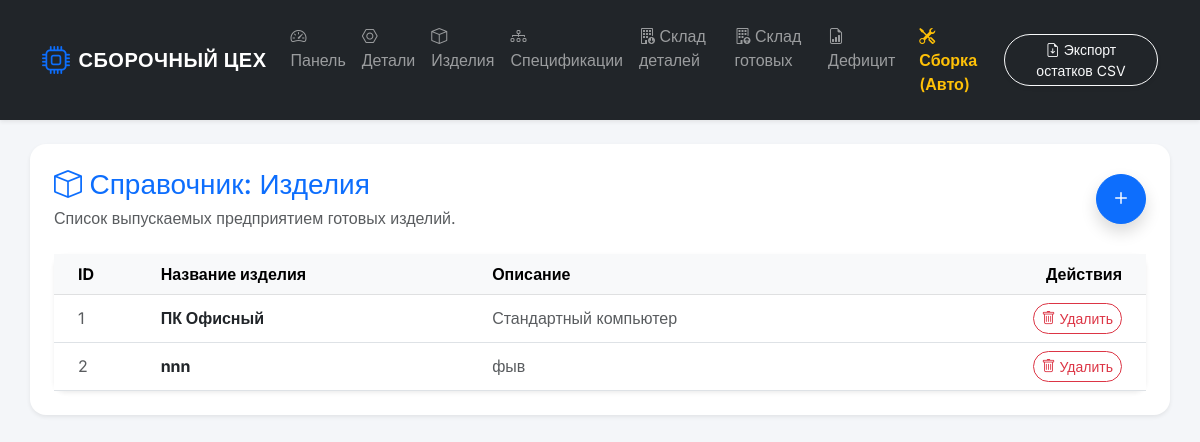
/products, run on an earlier commit of the app's database.
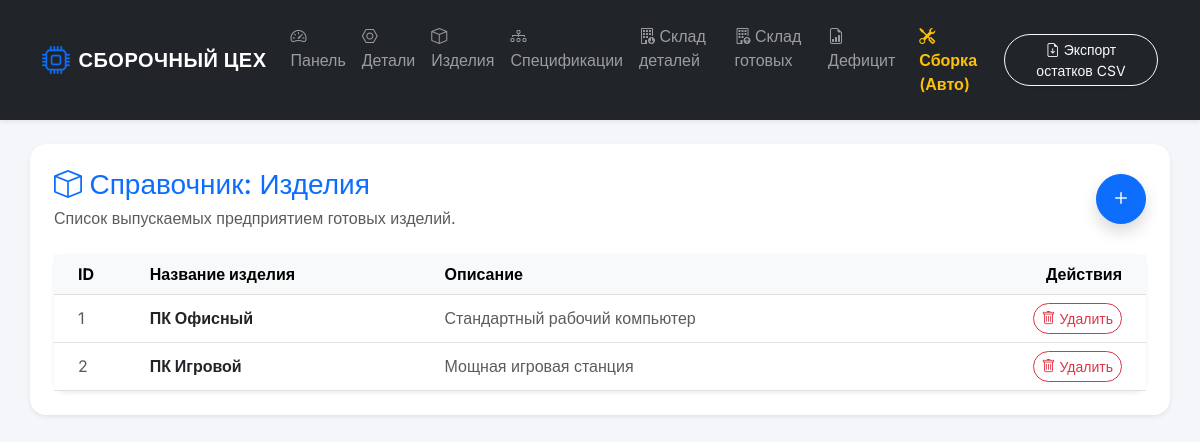
And on a later commit of the database.
### tables this page shows
CREATE TABLE product_type (
        id_product_type INTEGER PRIMARY KEY AUTOINCREMENT,
        name TEXT NOT NULL,
        description TEXT
    );

### app.py (the view)
@app.route('/products', methods=['GET', 'POST'])
def products():
    conn = get_db_connection()
    if request.method == 'POST':
        conn.execute('INSERT INTO product_type (name, description) VALUES (?, ?)', (request.form['name'], request.form['description']))
        conn.commit()
        flash('Новое изделие успешно добавлено!', 'success')
        return redirect(url_for('products'))
    data = conn.execute('SELECT * FROM product_type').fetchall()
    conn.close()
    return render_template('products.html', data=data)

### app.py (called while the page is built)
def get_db_connection():
    conn = sqlite3.connect('database.db')
    conn.row_factory = sqlite3.Row
    return conn

### templates/products.html (shortened to what this page needs)
{% extends 'base.html' %}
{% block content %}
<div class="d-flex justify-content-between align-items-center mb-4">
    <div>
        <h3 class="mb-1 text-primary"><i class="bi bi-box"></i> Справочник: Изделия</h3>
        <p class="text-muted mb-0">Список выпускаемых предприятием готовых изделий.</p>
    </div>
    <button class="btn btn-primary rounded-circle shadow" data-bs-toggle="modal" data-bs-target="#addProductModal" style="width: 50px; height: 50px; font-size: 24px; line-height: 1;">
        <i class="bi bi-plus"></i>
    </button>
</div>
<div class="card border-0 shadow-sm">
    <div class="card-body p-0">
        <div class="table-responsive">
            <table class="table table-hover align-middle mb-0">
                <thead class="table-light text-secondary">
                    <tr>
                        <th class="ps-4">ID</th>
                        <th>Название изделия</th>
                        <th>Описание</th>
                        <th class="text-end pe-4">Действия</th>
                    </tr>
                </thead>
                <tbody>
                    {% for row in data %}
                    <tr>
                        <td class="ps-4 text-muted">{{ row.id_product_type }}</td>
                        <td><strong>{{ row.name }}</strong></td>
                        <td class="text-muted">{{ row.description or '—' }}</td>
                        <td class="text-end pe-4">
                            <a href="/delete_product/{{ row.id_product_type }}" class="btn btn-sm btn-outline-danger rounded-pill" onclick="return confirm('Удалить это изделие и его связи?');">
                                <i class="bi bi-trash"></i> Удалить
                            </a>
                        </td>
                    </tr>
                    {% else %}
                    <tr>
                        <td colspan="4" class="text-center py-4 text-muted">Изделий пока нет в справочнике. Нажмите "+", чтобы добавить.</td>
                    </tr>
                    {% endfor %}
                </tbody>
            </table>
        </div>
    </div>
</div>
{% endblock %}

What changed in the data, as far as the page shows it:
changed product_type "ПК Офисный": description "Стандартный компьютер" → "Стандартный рабочий компьютер"
changed product_type id 2: name "nnn" → "ПК Игровой"; description "фыв" → "Мощная игровая станция"
